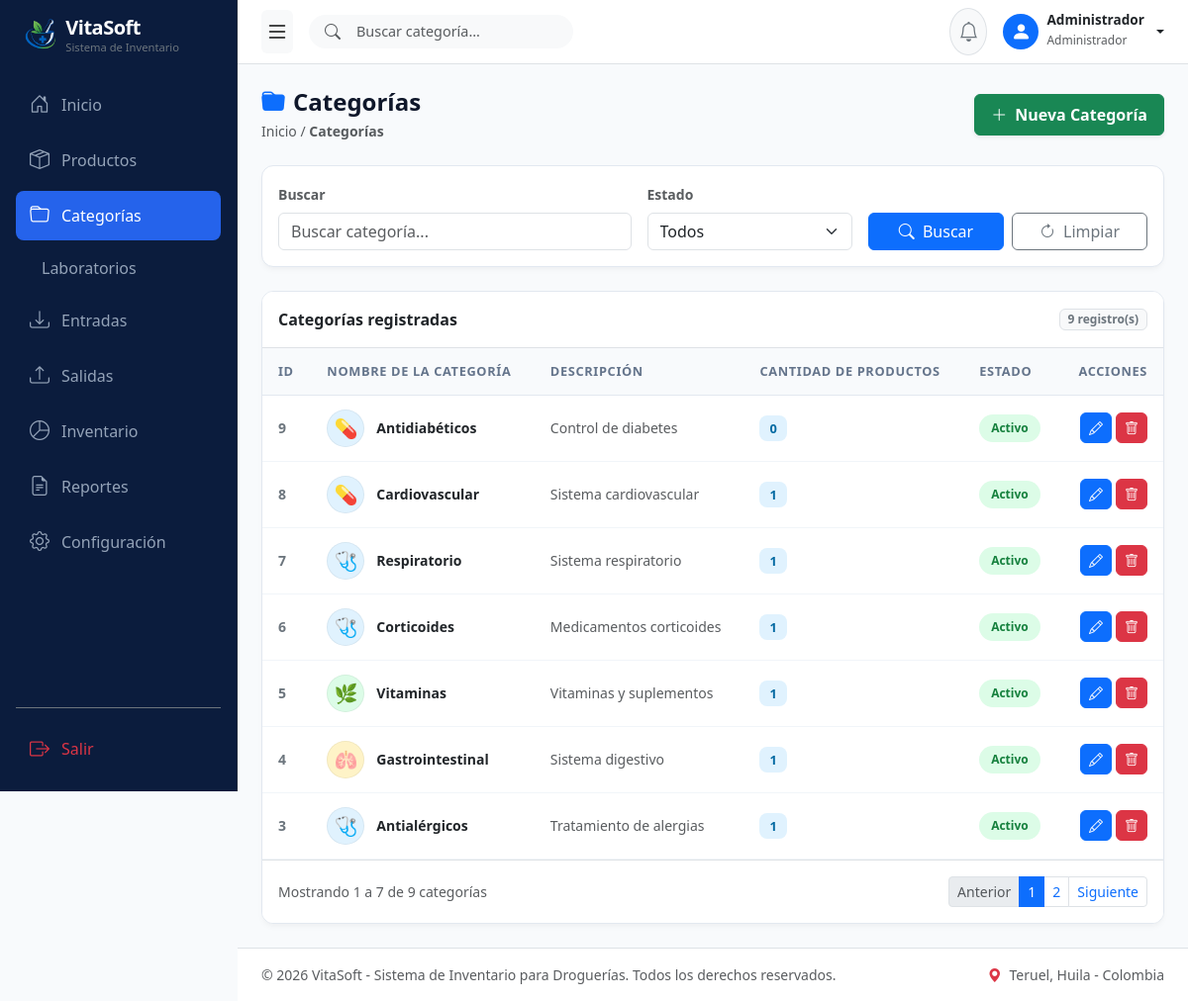
The page /categorias.php (signed in) on the database its author committed.
### tables this page shows
CREATE TABLE `categorias` (
  `id` int NOT NULL,
  `nombre` varchar(100) NOT NULL,
  `descripcion` varchar(255) DEFAULT NULL,
  `estado` enum('Activo','Inactivo') NOT NULL DEFAULT 'Activo',
  `fecha_creacion` datetime DEFAULT CURRENT_TIMESTAMP
);

### categorias.php (the view, shortened to what this page needs)
<?php
require "config/conexion.php";
$buscar = isset($_GET["buscar"]) ? trim($_GET["buscar"]) : "";
$filtro_estado = isset($_GET["estado"]) ? trim($_GET["estado"]) : "";
$where = array("1=1");
$params = array();
$types = "";
$where_sql = implode(" AND ", $where);
$limite = 7;
$pagina = isset($_GET['p']) ? (int)$_GET['p'] : 1;
$inicio = ($pagina - 1) * $limite;
$sql_total = "SELECT COUNT(*) total FROM categorias c WHERE $where_sql";
$stmt_t = $conexion->prepare($sql_total);
$stmt_t->execute();
$total_registros = $stmt_t->get_result()->fetch_assoc()['total'];
$total_paginas = ceil($total_registros / $limite);
$sql = "SELECT c.*, COUNT(p.id) productos
        FROM categorias c
        LEFT JOIN productos p ON p.categoria_id = c.id
        WHERE $where_sql
        GROUP BY c.id
        ORDER BY c.id DESC
        LIMIT ?, ?";
$stmt = $conexion->prepare($sql);
$types_limit = $types . "ii";
$params_limit = array_merge($params, array($inicio, $limite));
$p_arr2 = array_merge(array($types_limit), $params_limit);
$tmp2 = array();
foreach($p_arr2 as $k => $v) $tmp2[$k] = &$p_arr2[$k];
call_user_func_array(array($stmt, 'bind_param'), $tmp2);
$stmt->execute();
$r = $stmt->get_result();
function obtenerEmojiCategoria($nombre) {
    $n = mb_strtolower($nombre, 'UTF-8');
    if (strpos($n, 'medicament') !== false || strpos($n, 'analgé') !== false || strpos($n, 'antibió') !== false || strpos($n, 'cardio') !== false || strpos($n, 'diabét') !== false) {
        return ['emoji' => '💊', 'bg' => '#e0f2fe'];
    } elseif (strpos($n, 'vitamina') !== false || strpos($n, 'suplement') !== false) {
        return ['emoji' => '🌿', 'bg' => '#dcfce7'];
    } elseif (strpos($n, 'aseo') !== false || strpos($n, 'personal') !== false || strpos($n, 'higiene') !== false) {
        return ['emoji' => '🧴', 'bg' => '#fef3c7'];
    } elseif (strpos($n, 'hogar') !== false || strpos($n, 'limpieza') !== false) {
        return ['emoji' => '🧹', 'bg' => '#f3e8ff'];
    } elseif (strpos($n, 'inyectable') !== false) {
        return ['emoji' => '💉', 'bg' => '#ffe4e6'];
    } elseif (strpos($n, 'bebé') !== false || strpos($n, 'pañal') !== false || strpos($n, 'infantil') !== false) {
        return ['emoji' => '👶', 'bg' => '#e0e7ff'];
    } elseif (strpos($n, 'primeros') !== false || strpos($n, 'auxilio') !== false || strpos($n, 'curaci') !== false) {
        return ['emoji' => '🩹', 'bg' => '#ffedd5'];
    } elseif (strpos($n, 'respira') !== false || strpos($n, 'alérg') !== false || strpos($n, 'cortico') !== false) {
        return ['emoji' => '🩺', 'bg' => '#e0f2fe'];
    } elseif (strpos($n, 'gastro') !== false) {
        return ['emoji' => '🫁', 'bg' => '#fef3c7'];
    } else {
        return ['emoji' => '🏷️', 'bg' => '#e0e7ff'];
    }
}
?>
<!DOCTYPE html>
<html lang="es">
<head>
  <link href="https://cdn.jsdelivr.net/npm/bootstrap@5.3.0/dist/css/bootstrap.min.css" rel="stylesheet">
  <link rel="stylesheet" href="https://cdn.jsdelivr.net/npm/bootstrap-icons@1.11.0/font/bootstrap-icons.css">
</head>
<body>
  <aside class="sidebar p-3 d-flex flex-column" id="sidebar">
    <div class="d-flex align-items-center mb-4 ps-2 gap-2">
      <img src="img/logo.png" alt="VitaSoft Logo" style="height: 38px; width: auto; object-fit: contain;">
      <div>
        <h5 class="fw-bold mb-0 text-white" style="letter-spacing: -0.5px;">VitaSoft</h5>
        <small class="text-secondary d-block" style="font-size: 0.7rem;">Sistema de Inventario</small>
      </div>
    </div>
    <nav class="nav flex-column gap-1">
      <a class="nav-link" href="inicio.php"><i class="bi bi-house-door fs-5"></i> Inicio</a>
      <a class="nav-link" href="productos.php"><i class="bi bi-box-seam fs-5"></i> Productos</a>
      <a class="nav-link active" href="categorias.php"><i class="bi bi-folder fs-5"></i> Categorías</a>
      <a class="nav-link" href="laboratorios.php"><i class="bi bi-flask fs-5"></i> Laboratorios</a>
      <a class="nav-link" href="entradas.php"><i class="bi bi-download fs-5"></i> Entradas</a>
      <a class="nav-link" href="salidas.php"><i class="bi bi-upload fs-5"></i> Salidas</a>
      <a class="nav-link" href="inventario.php"><i class="bi bi-pie-chart fs-5"></i> Inventario</a>
      <a class="nav-link" href="reportes.php"><i class="bi bi-file-earmark-text fs-5"></i> Reportes</a>
      <a class="nav-link" href="configuracion.php"><i class="bi bi-gear fs-5"></i> Configuración</a>
    </nav>
    <div class="mt-auto pt-3 border-top border-secondary">
      <a class="nav-link text-danger" href="logout.php"><i class="bi bi-box-arrow-right fs-5"></i> Salir</a>
    </div>
  </aside>
  <div class="main-wrapper">
    <header class="bg-white border-bottom px-4 py-2 d-flex align-items-center justify-content-between sticky-top">
      <div class="d-flex align-items-center gap-3">
        <button class="btn btn-light border-0 shadow-none p-1 fs-4" id="btnToggleSidebar" type="button" title="Ocultar/Mostrar menú">
          <i class="bi bi-list"></i>
        </button>
        <form class="d-flex position-relative flex-grow-1 my-1" style="max-width: 420px;" action="categorias.php" method="GET">
          <input class="form-control bg-light border-0 ps-5 rounded-pill" style="font-size: 0.9rem;" type="search" name="buscar" value="<?= htmlspecialchars($buscar) ?>" placeholder="Buscar categoría...">
          <i class="bi bi-search position-absolute top-50 start-0 translate-middle-y ms-3 text-muted"></i>
        </form>
      </div>
      <div class="d-flex align-items-center gap-3">
        <div class="dropdown">
          <button class="btn btn-light position-relative rounded-circle p-2 border" type="button" data-bs-toggle="dropdown" aria-expanded="false">
            <i class="bi bi-bell fs-5 text-secondary"></i>
          </button>
        </div>
        <div class="dropdown">
          <a class="d-flex align-items-center text-decoration-none dropdown-toggle text-dark gap-2" href="#" role="button" data-bs-toggle="dropdown">
            <div class="bg-primary text-white rounded-circle d-flex align-items-center justify-content-center" style="width: 36px; height: 36px;">
              <i class="bi bi-person-fill fs-5"></i>
            </div>
            <div class="text-start d-none d-sm-block">
              <span class="fw-bold d-block lh-1" style="font-size: 0.85rem;"><?= htmlspecialchars($_SESSION["usuario_nombre"] ?? 'Administrador') ?></span>
              <small class="text-muted" style="font-size: 0.75rem;">Administrador</small>
            </div>
          </a>
        </div>
      </div>
    </header>
    <main class="p-4">
      <div class="d-flex justify-content-between align-items-center mb-4">
          <div>
              <h4 class="fw-bold mb-1" style="color: #0f172a;"><i class="bi bi-folder-fill me-2 text-primary"></i>Categorías</h4>
              <div class="text-muted small">Inicio / <strong>Categorías</strong></div>
          </div>
          <button type="button" class="btn btn-success px-3 py-2 fw-semibold shadow-sm" onclick="limpiarModal()" data-bs-toggle="modal" data-bs-target="#m">
              <i class="bi bi-plus-lg me-1"></i> Nueva Categoría
          </button>
      </div>
      <div class="card card-custom p-3 mb-4">
          <form method="get" action="categorias.php">
              <div class="row g-3 align-items-end">
                  <div class="col-md-5">
                      <label class="form-label small fw-semibold text-muted">Buscar</label>
                      <input type="text" name="buscar" value="<?= htmlspecialchars($buscar) ?>" class="form-control" placeholder="Buscar categoría...">
                  </div>
                  <div class="col-md-3">
                      <label class="form-label small fw-semibold text-muted">Estado</label>
                      <select name="estado" class="form-select">
                          <option value="Todos" <?= $filtro_estado==='Todos'||$filtro_estado===''?'selected':'' ?>>Todos</option>
                      </select>
                  </div>
                  <div class="col-md-4 d-flex gap-2">
                      <button type="submit" class="btn btn-primary w-50 fw-medium"><i class="bi bi-search me-1"></i> Buscar</button>
                      <a href="categorias.php" class="btn btn-outline-secondary w-50 fw-medium"><i class="bi bi-arrow-clockwise me-1"></i> Limpiar</a>
                  </div>
              </div>
          </form>
      </div>
      <div class="card card-custom overflow-hidden">
          <div class="card-header bg-white py-3 border-bottom d-flex justify-content-between align-items-center">
              <strong class="text-dark">Categorías registradas</strong>
              <span class="badge bg-light text-secondary border px-2 py-1"><?= $total_registros ?> registro(s)</span>
          </div>
          <div class="table-responsive">
              <table class="table table-hover align-middle mb-0 table-custom">
                  <thead>
                      <tr>
                          <th>ID</th>
                          <th>Nombre de la categoría</th>
                          <th>Descripción</th>
                          <th>Cantidad de productos</th>
                          <th>Estado</th>
                          <th class="text-end">Acciones</th>
                      </tr>
                  </thead>
                  <tbody>
                  <?php while ($x = $r->fetch_assoc()):
                      $iconoEmoji = obtenerEmojiCategoria($x["nombre"]);
                  ?>
                      <tr>
                          <td class="fw-semibold text-secondary"><?= $x["id"] ?></td>
                          <td>
                              <div class="d-flex align-items-center">
                                  <div class="cat-icon-circle" style="background-color: <?= $iconoEmoji['bg'] ?>;">
                                      <span><?= $iconoEmoji['emoji'] ?></span>
                                  </div>
                                  <strong class="text-dark"><?= htmlspecialchars($x["nombre"]) ?></strong>
                              </div>
                          </td>
                          <td class="text-muted"><?= $x["descripcion"] ? htmlspecialchars($x["descripcion"]) : '-' ?></td>
                          <td>
                              <span class="badge-soft-primary"><?= (int)$x["productos"] ?></span>
                          </td>
                          <td>
                              <?php if ($x["estado"] === 'Activo'): ?>
                                  <span class="badge-soft-success">Activo</span>
                              <?php else: ?>
                                  <span class="badge-soft-danger">Inactivo</span>
                              <?php endif; ?>
                          </td>
                          <td class="text-end">
                              <div class="d-flex gap-1 justify-content-end">
                                  <button type="button" class="btn btn-sm btn-primary rounded-2 px-2" title="Editar" onclick='ed(<?= json_encode($x, JSON_HEX_TAG | JSON_HEX_APOS | JSON_HEX_QUOT | JSON_HEX_AMP) ?>)' data-bs-toggle="modal" data-bs-target="#m">
                                      <i class="bi bi-pencil"></i>
                                  </button>
                                  <form method="POST" class="d-inline" onsubmit="return confirm('¿Está seguro de eliminar esta categoría?');">
                                      <button type="submit" class="btn btn-sm btn-danger rounded-2 px-2" title="Eliminar"><i class="bi bi-trash"></i></button>
                                  </form>
                              </div>
                          </td>
                      </tr>
                  <?php endwhile; ?>
                  </tbody>
              </table>
          </div>
          <div class="card-footer bg-white py-3 border-top d-flex flex-column flex-sm-row justify-content-between align-items-center gap-2">
              <small class="text-muted">
                  Mostrando <?= $total_registros > 0 ? $inicio + 1 : 0 ?> a <?= min($inicio + $limite, $total_registros) ?> de <?= $total_registros ?> categorías
              </small>
              <?php if ($total_paginas > 1): ?>
                  <nav>
                      <ul class="pagination pagination-sm mb-0">
                          <li class="page-item <?= ($pagina <= 1) ? 'disabled' : '' ?>">
                              <a class="page-link" href="?p=<?= $pagina - 1 ?>&buscar=<?= urlencode($buscar) ?>&estado=<?= urlencode($filtro_estado) ?>">Anterior</a>
                          </li>
                          <?php for ($i = 1; $i <= $total_paginas; $i++): ?>
                              <li class="page-item <?= ($i == $pagina) ? 'active' : '' ?>">
                                  <a class="page-link" href="?p=<?= $i ?>&buscar=<?= urlencode($buscar) ?>&estado=<?= urlencode($filtro_estado) ?>"><?= $i ?></a>
                              </li>
                          <?php endfor; ?>
                          <li class="page-item <?= ($pagina >= $total_paginas) ? 'disabled' : '' ?>">
                              <a class="page-link" href="?p=<?= $pagina + 1 ?>&buscar=<?= urlencode($buscar) ?>&estado=<?= urlencode($filtro_estado) ?>">Siguiente</a>
                          </li>
                      </ul>
                  </nav>
              <?php endif; ?>
          </div>
      </div>
    </main>
    <footer class="bg-white border-top py-3 px-4 mt-auto">
      <div class="d-flex flex-column flex-sm-row justify-content-between align-items-center text-muted small">
        <div>© <?= date('Y') ?> VitaSoft - Sistema de Inventario para Droguerías. Todos los derechos reservados.</div>
        <div><i class="bi bi-geo-alt-fill text-danger me-1"></i> Teruel, Huila - Colombia</div>
      </div>
    </footer>
  </div>
</body>
</html>

### categorias.php (style rules this page uses)
body { background-color: #f8fafc !important; font-family: 'Segoe UI', system-ui, -apple-system, sans-serif; color: #334155; overflow-x: hidden; }
.sidebar { width: 240px; position: fixed; top: 0; left: 0; height: 100vh; background: #0b1c3d; border-right: 1px solid #1e293b; z-index: 1000; transition: all 0.3s ease-in-out; }
.main-wrapper { margin-left: 240px; min-height: 100vh; display: flex; flex-direction: column; background-color: #f8fafc !important; transition: all 0.3s ease-in-out; }
.nav-link { color: #94a3b8; font-weight: 500; border-radius: 8px; margin-bottom: 2px; padding: 10px 14px; display: flex; align-items: center; gap: 12px; }
.nav-link.active { background-color: #2563eb; color: #ffffff !important; }
.card-custom { border: 1px solid #e2e8f0; border-radius: 12px; background: #ffffff; box-shadow: 0 4px 6px -1px rgba(0, 0, 0, 0.03), 0 2px 4px -1px rgba(0, 0, 0, 0.02); }
.table-custom th { font-size: 0.8rem; text-transform: uppercase; letter-spacing: 0.05em; color: #64748b; font-weight: 600; background-color: #f8fafc; border-bottom: 1px solid #e2e8f0; padding: 14px 16px; }
.table-custom td { font-size: 0.875rem; vertical-align: middle; border-bottom: 1px solid #f1f5f9; padding: 14px 16px; }
.badge-soft-success { background-color: #dcfce7; color: #15803d; border-radius: 20px; padding: 5px 12px; font-weight: 600; font-size: 0.75rem; display: inline-block; }
.badge-soft-primary { background-color: #e0f2fe; color: #0369a1; border-radius: 8px; padding: 4px 10px; font-weight: 600; font-size: 0.8rem; }
.cat-icon-circle { width: 38px; height: 38px; border-radius: 50%; display: inline-flex; align-items: center; justify-content: center; font-size: 1.2rem; margin-right: 12px; flex-shrink: 0; box-shadow: inset 0 0 0 1px rgba(0,0,0,0.05); }

### rows shown on the page
categorias: id "9", nombre "💊", nombre "Antidiabéticos", descripcion "Control de diabetes", productos "0", estado "Activo"
categorias: id "8", nombre "💊", nombre "Cardiovascular", descripcion "Sistema cardiovascular", productos "1", estado "Activo"
categorias: id "7", nombre "🩺", nombre "Respiratorio", descripcion "Sistema respiratorio", productos "1", estado "Activo"
categorias: id "6", nombre "🩺", nombre "Corticoides", descripcion "Medicamentos corticoides", productos "1", estado "Activo"
categorias: id "5", nombre "🌿", nombre "Vitaminas", descripcion "Vitaminas y suplementos", productos "1", estado "Activo"
categorias: id "4", nombre "🫁", nombre "Gastrointestinal", descripcion "Sistema digestivo", productos "1", estado "Activo"
categorias: id "3", nombre "🩺", nombre "Antialérgicos", descripcion "Tratamiento de alergias", productos "1", estado "Activo"

### other values the page prints
$_SESSION["usuario_nombre"] "Administrador"
$total_registros "9"
$inicio + 1 "1"
min($inicio + $limite, $total_registros) "7"
